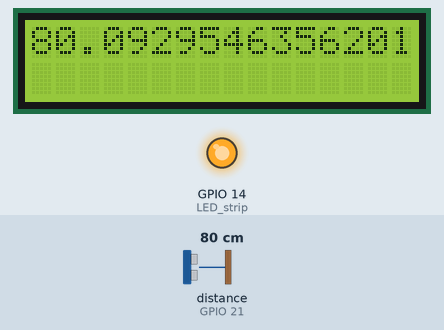
Recording of a program running on a simulated Raspberry Pi (BCM pin numbers). Shown: 16×2 character LCD, output pins drawn as LEDs (lit = HIGH). The inputs (shaded band) are chosen by the test bench; at power-on: distance to the obstacle (sensor on GPIO 21) 80 cm. The echo pulse lasts 58.3 µs per cm; the clock reads 2024-03-15 10:24:30 at power-on unless the program sets it; pins used as bus, display or sensor lines are not drawn; what the program prints to the terminal is not drawn.

Above: at 1.5 s.
1.6 s: distance to the obstacle (sensor on GPIO 21) set to 4 cm
At 2.5 s:
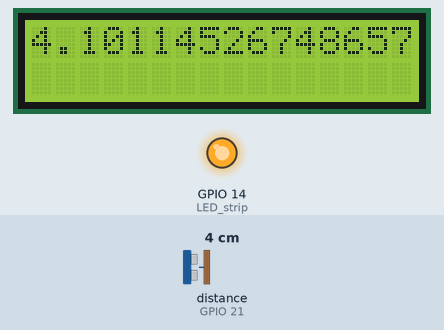
3.5 s: distance to the obstacle (sensor on GPIO 21) set to 60 cm
At 4.0 s:
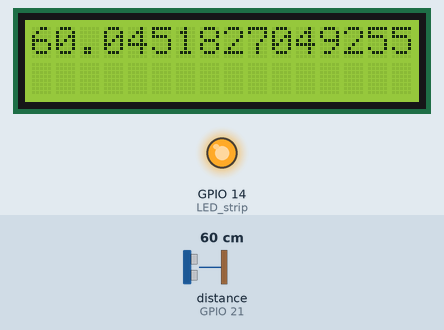
5.2 s: distance to the obstacle (sensor on GPIO 21) set to 2 cm
At 6.5 s:
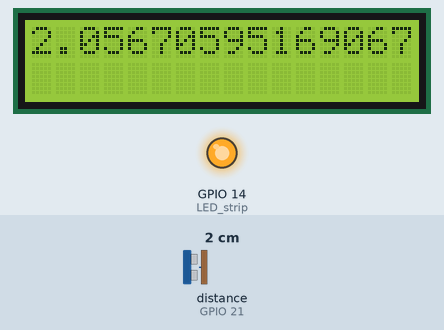
Timing chart, 0 to 8.2 s (numbered marks = the images above; inputs shaded):
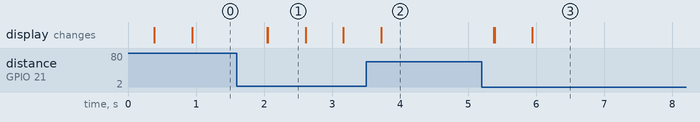

Measured:
- after the input at 1.6 s, the display: first changes after 0.45 s (image 1 shows a later state)
- after the input at 3.5 s, the display: changes after 0.22 s (image 2)
- after the input at 5.2 s, the display: first changes after 0.18 s (image 3 shows a later state)
- what the display in image 1 shows lasts 0.5 s, from 2.1 s to 2.6 s

The program:

v02.py
```python
import RPi.GPIO as GPIO
import lcddriver
import time

# set env

GPIO.setwarnings(False)
GPIO.setmode(GPIO.BCM)

display = lcddriver.lcd()

# GPIO PIN setup

Ultra_TRGI = 20
Ultra_ECHO = 21

PIR_sensor = 16

LED = 12

LED_strip = 14

GPIO.setup(Ultra_TRGI, GPIO.OUT)
GPIO.setup(Ultra_ECHO, GPIO.IN)
GPIO.setup(LED_strip, GPIO.OUT)

print("set env----------------------")

GPIO.output(Ultra_TRGI, False)
time.sleep(0.1)

# Varible set


# Main OUTPUT

GPIO.output(LED_strip,1)

# Main Loop

while True:
    #Ultrasonic sensor output
    GPIO.output(Ultra_TRGI, True)
    time.sleep(0.00001)
    GPIO.output(Ultra_TRGI, False)
    while GPIO.input(Ultra_ECHO) == 0:   #time start
        start = time.time()
    while GPIO.input(Ultra_ECHO) == 1:   #time stop
        stop = time.time()

    check_time = stop - start
    distance = check_time*34300/2        #distance is (cm)
    st=str(distance)

    display.lcd_display_string(st, 1)

    #print("Distance : %.1f cm" %distance)

    #if(distance < 30){}

    time.sleep(0.5)
```
